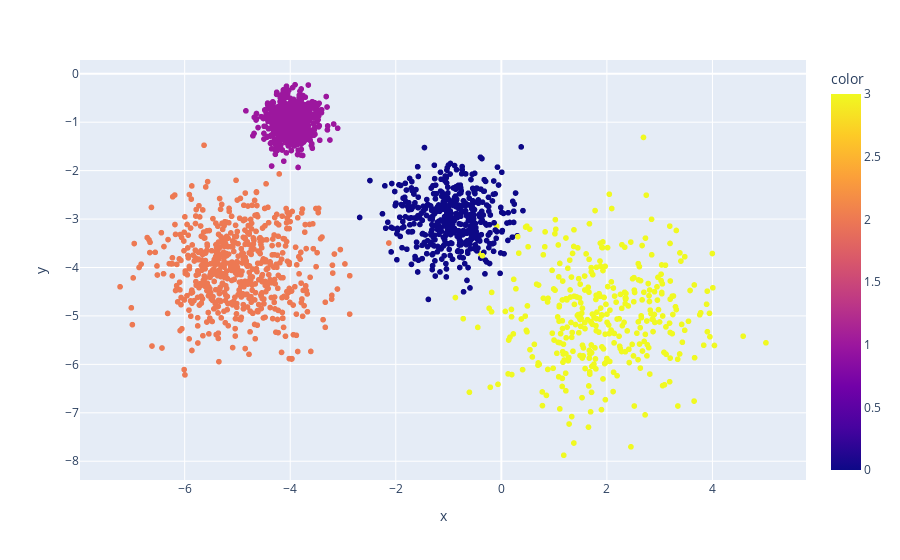

The notebook cell saved with this chart:
### Markdown cell above
Generate your own mixture of Gaussian distributions to test the model, choose parameters so that GMM performs better than K-Means on it. Use `np.random.multivariate_normal`. 

Plot data with colors representing predicted labels and shapes representing real labels.

### Code cell
# to generate cases where kmeans perform poorly than a gmm we need to list the limitations of kmeans :
# it assumes that all the classes have the same proportion and the same covariance matrix and prefers spherical shapes
# so let's just generate data that does not respect this requirement 
def generate_data(size, k_classes):
    alpha = np.random.uniform(1,2, k_classes)
    alpha = alpha/sum(alpha)

    mu = np.random.choice(np.arange(-5,5), size=(k_classes, 2))
    sigma = np.array([np.random.uniform(0,1) * np.eye(2) for i in range(k_classes)])

    X = []
    # we need to generate n label according to a binomial distribution 
    # it is like we throw one dice size-time 
    labels = np.random.multinomial(n = 1, pvals= alpha, size = size)
    labels = np.argwhere(labels == 1)[:,1]

    return np.array([np.random.multivariate_normal(mean=mu[labels[i]], cov= sigma[labels[i]]) for i in range(size)]), labels 

size, k_classes = 2000, 4 
data, labels = generate_data(size, k_classes)
import plotly.express as px 
px.scatter(x = data[:,0],y =  data[:,1], color=labels )

### Figure 1 — Plotly figure (JSON) as saved in the notebook; plotly's stock layout.template omitted (floating-point values rounded to 4 significant figures; data arrays with more than 128 entries replaced by an {"elided": "..."} marker saying what was removed)
{"data": [{"hovertemplate": "x=%{x}<br>y=%{y}<br>color=%{marker.color}<extra></extra>", "legendgroup": "", "marker": {"color": {"elided": "2000 int values"}, "coloraxis": "coloraxis", "symbol": "circle"}, "mode": "markers", "name": "", "showlegend": false, "type": "scattergl", "x": {"elided": "2000 float values"}, "xaxis": "x", "y": {"elided": "2000 float values"}, "yaxis": "y"}], "layout": {"coloraxis": {"colorbar": {"title": {"text": "color"}}, "colorscale": [[0, "#0d0887"], [0.1111, "#46039f"], [0.2222, "#7201a8"], [0.3333, "#9c179e"], [0.4444, "#bd3786"], [0.5556, "#d8576b"], [0.6667, "#ed7953"], [0.7778, "#fb9f3a"], [0.8889, "#fdca26"], [1, "#f0f921"]]}, "legend": {"tracegroupgap": 0}, "margin": {"t": 60}, "xaxis": {"anchor": "y", "domain": [0, 1], "title": {"text": "x"}}, "yaxis": {"anchor": "x", "domain": [0, 1], "title": {"text": "y"}}}}
